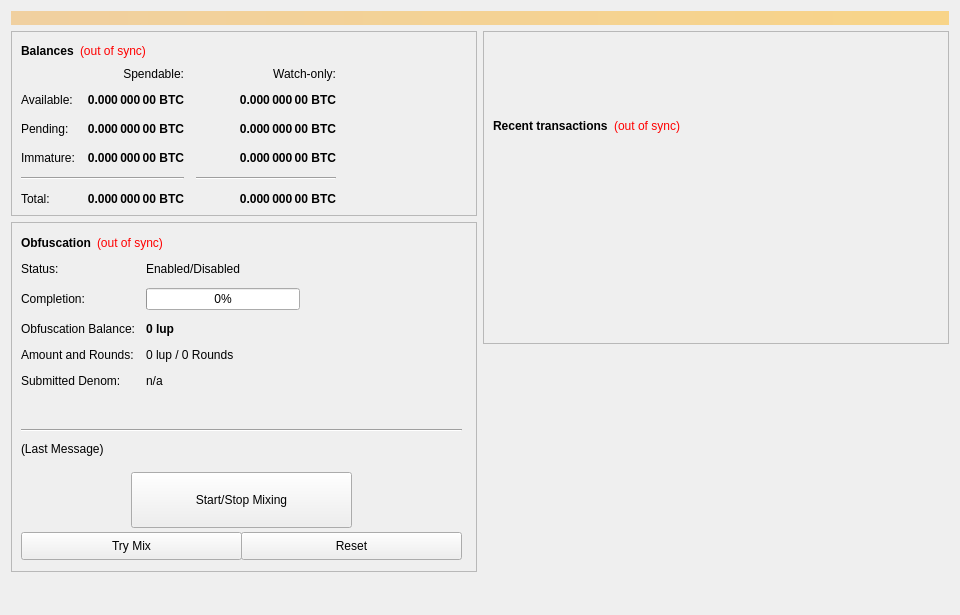
<?xml version="1.0" encoding="UTF-8"?>
<ui version="4.0">
 <class>OverviewPage</class>
 <widget class="QWidget" name="OverviewPage">
  <property name="geometry">
   <rect>
    <x>0</x>
    <y>0</y>
    <width>960</width>
    <height>615</height>
   </rect>
  </property>
  <property name="minimumSize">
   <size>
    <width>960</width>
    <height>0</height>
   </size>
  </property>
  <property name="windowTitle">
   <string>Form</string>
  </property>
  <layout class="QVBoxLayout" name="topLayout">
   <item>
    <widget class="QLabel" name="labelAlerts">
     <property name="visible">
      <bool>false</bool>
     </property>
     <property name="styleSheet">
      <string notr="true">background-color: qlineargradient(x1: 0, y1: 0, x2: 1, y2: 0, stop:0 #F0D0A0, stop:1 #F8D488); color:#000000;</string>
     </property>
     <property name="wordWrap">
      <bool>true</bool>
     </property>
     <property name="margin">
      <number>3</number>
     </property>
    </widget>
   </item>
   <item>
    <layout class="QHBoxLayout" name="horizontalLayout" stretch="1,1">
     <item>
      <layout class="QVBoxLayout" name="verticalLayout_2">
       <item>
        <widget class="QFrame" name="frame">
         <property name="frameShape">
          <enum>QFrame::StyledPanel</enum>
         </property>
         <property name="frameShadow">
          <enum>QFrame::Raised</enum>
         </property>
         <layout class="QVBoxLayout" name="verticalLayout_4">
          <item>
           <layout class="QHBoxLayout" name="horizontalLayout_4">
            <item>
             <widget class="QLabel" name="label_5">
              <property name="font">
               <font>
                <weight>75</weight>
                <bold>true</bold>
               </font>
              </property>
              <property name="text">
               <string>Balances</string>
              </property>
             </widget>
            </item>
            <item>
             <widget class="QLabel" name="labelWalletStatus">
              <property name="cursor">
               <cursorShape>WhatsThisCursor</cursorShape>
              </property>
              <property name="toolTip">
               <string>The displayed information may be out of date. Your wallet automatically synchronizes with the 1UP network after a connection is established, but this process has not completed yet.</string>
              </property>
              <property name="styleSheet">
               <string notr="true">QLabel { color: red; }</string>
              </property>
              <property name="text">
               <string notr="true">(out of sync)</string>
              </property>
              <property name="alignment">
               <set>Qt::AlignLeading|Qt::AlignLeft|Qt::AlignVCenter</set>
              </property>
             </widget>
            </item>
            <item>
             <spacer name="horizontalSpacer_3">
              <property name="orientation">
               <enum>Qt::Horizontal</enum>
              </property>
              <property name="sizeHint" stdset="0">
               <size>
                <width>40</width>
                <height>20</height>
               </size>
              </property>
             </spacer>
            </item>
           </layout>
          </item>
          <item>
           <layout class="QGridLayout" name="gridLayout">
            <property name="spacing">
             <number>12</number>
            </property>
            <item row="2" column="2">
             <widget class="QLabel" name="labelWatchPending">
              <property name="font">
               <font>
                <weight>75</weight>
                <bold>true</bold>
               </font>
              </property>
              <property name="cursor">
               <cursorShape>IBeamCursor</cursorShape>
              </property>
              <property name="toolTip">
               <string>Unconfirmed transactions to watch-only addresses</string>
              </property>
              <property name="text">
               <string notr="true">0.000 000 00 BTC</string>
              </property>
              <property name="alignment">
               <set>Qt::AlignRight|Qt::AlignTrailing|Qt::AlignVCenter</set>
              </property>
              <property name="textInteractionFlags">
               <set>Qt::LinksAccessibleByMouse|Qt::TextSelectableByKeyboard|Qt::TextSelectableByMouse</set>
              </property>
             </widget>
            </item>
            <item row="2" column="1">
             <widget class="QLabel" name="labelUnconfirmed">
              <property name="font">
               <font>
                <weight>75</weight>
                <bold>true</bold>
               </font>
              </property>
              <property name="cursor">
               <cursorShape>IBeamCursor</cursorShape>
              </property>
              <property name="toolTip">
               <string>Total of transactions that have yet to be confirmed, and do not yet count toward the spendable balance</string>
              </property>
              <property name="text">
               <string notr="true">0.000 000 00 BTC</string>
              </property>
              <property name="alignment">
               <set>Qt::AlignRight|Qt::AlignTrailing|Qt::AlignVCenter</set>
              </property>
              <property name="textInteractionFlags">
               <set>Qt::LinksAccessibleByMouse|Qt::TextSelectableByKeyboard|Qt::TextSelectableByMouse</set>
              </property>
             </widget>
            </item>
            <item row="3" column="2">
             <widget class="QLabel" name="labelWatchImmature">
              <property name="font">
               <font>
                <weight>75</weight>
                <bold>true</bold>
               </font>
              </property>
              <property name="cursor">
               <cursorShape>IBeamCursor</cursorShape>
              </property>
              <property name="toolTip">
               <string>Staked or masternode rewards in watch-only addresses that has not yet matured</string>
              </property>
              <property name="text">
               <string notr="true">0.000 000 00 BTC</string>
              </property>
              <property name="alignment">
               <set>Qt::AlignRight|Qt::AlignTrailing|Qt::AlignVCenter</set>
              </property>
              <property name="textInteractionFlags">
               <set>Qt::LinksAccessibleByMouse|Qt::TextSelectableByKeyboard|Qt::TextSelectableByMouse</set>
              </property>
             </widget>
            </item>
            <item row="4" column="0" colspan="2">
             <widget class="Line" name="lineSpendableBalance">
              <property name="orientation">
               <enum>Qt::Horizontal</enum>
              </property>
             </widget>
            </item>
            <item row="4" column="2">
             <widget class="Line" name="lineWatchBalance">
              <property name="sizePolicy">
               <sizepolicy hsizetype="Preferred" vsizetype="Fixed">
                <horstretch>0</horstretch>
                <verstretch>0</verstretch>
               </sizepolicy>
              </property>
              <property name="minimumSize">
               <size>
                <width>140</width>
                <height>0</height>
               </size>
              </property>
              <property name="orientation">
               <enum>Qt::Horizontal</enum>
              </property>
             </widget>
            </item>
            <item row="5" column="0">
             <widget class="QLabel" name="labelTotalText">
              <property name="text">
               <string>Total:</string>
              </property>
             </widget>
            </item>
            <item row="3" column="1">
             <widget class="QLabel" name="labelImmature">
              <property name="font">
               <font>
                <weight>75</weight>
                <bold>true</bold>
               </font>
              </property>
              <property name="cursor">
               <cursorShape>IBeamCursor</cursorShape>
              </property>
              <property name="toolTip">
               <string>Staked or masternode rewards that has not yet matured</string>
              </property>
              <property name="text">
               <string notr="true">0.000 000 00 BTC</string>
              </property>
              <property name="alignment">
               <set>Qt::AlignRight|Qt::AlignTrailing|Qt::AlignVCenter</set>
              </property>
              <property name="textInteractionFlags">
               <set>Qt::LinksAccessibleByMouse|Qt::TextSelectableByKeyboard|Qt::TextSelectableByMouse</set>
              </property>
             </widget>
            </item>
            <item row="2" column="3">
             <spacer name="horizontalSpacer_2">
              <property name="orientation">
               <enum>Qt::Horizontal</enum>
              </property>
              <property name="sizeHint" stdset="0">
               <size>
                <width>40</width>
                <height>20</height>
               </size>
              </property>
             </spacer>
            </item>
            <item row="3" column="0">
             <widget class="QLabel" name="labelImmatureText">
              <property name="text">
               <string>Immature:</string>
              </property>
             </widget>
            </item>
            <item row="5" column="1">
             <widget class="QLabel" name="labelTotal">
              <property name="font">
               <font>
                <weight>75</weight>
                <bold>true</bold>
               </font>
              </property>
              <property name="cursor">
               <cursorShape>IBeamCursor</cursorShape>
              </property>
              <property name="toolTip">
               <string>Your current total balance</string>
              </property>
              <property name="text">
               <string notr="true">0.000 000 00 BTC</string>
              </property>
              <property name="alignment">
               <set>Qt::AlignRight|Qt::AlignTrailing|Qt::AlignVCenter</set>
              </property>
              <property name="textInteractionFlags">
               <set>Qt::LinksAccessibleByMouse|Qt::TextSelectableByKeyboard|Qt::TextSelectableByMouse</set>
              </property>
             </widget>
            </item>
            <item row="5" column="2">
             <widget class="QLabel" name="labelWatchTotal">
              <property name="font">
               <font>
                <weight>75</weight>
                <bold>true</bold>
               </font>
              </property>
              <property name="cursor">
               <cursorShape>IBeamCursor</cursorShape>
              </property>
              <property name="toolTip">
               <string>Current total balance in watch-only addresses</string>
              </property>
              <property name="text">
               <string notr="true">0.000 000 00 BTC</string>
              </property>
              <property name="alignment">
               <set>Qt::AlignRight|Qt::AlignTrailing|Qt::AlignVCenter</set>
              </property>
              <property name="textInteractionFlags">
               <set>Qt::LinksAccessibleByMouse|Qt::TextSelectableByKeyboard|Qt::TextSelectableByMouse</set>
              </property>
             </widget>
            </item>
            <item row="0" column="2">
             <widget class="QLabel" name="labelWatchonly">
              <property name="text">
               <string>Watch-only:</string>
              </property>
              <property name="alignment">
               <set>Qt::AlignRight|Qt::AlignTrailing|Qt::AlignVCenter</set>
              </property>
             </widget>
            </item>
            <item row="1" column="0">
             <widget class="QLabel" name="labelBalanceText">
              <property name="text">
               <string>Available:</string>
              </property>
             </widget>
            </item>
            <item row="1" column="1">
             <widget class="QLabel" name="labelBalance">
              <property name="font">
               <font>
                <weight>75</weight>
                <bold>true</bold>
               </font>
              </property>
              <property name="cursor">
               <cursorShape>IBeamCursor</cursorShape>
              </property>
              <property name="toolTip">
               <string>Your current spendable balance</string>
              </property>
              <property name="text">
               <string notr="true">0.000 000 00 BTC</string>
              </property>
              <property name="alignment">
               <set>Qt::AlignRight|Qt::AlignTrailing|Qt::AlignVCenter</set>
              </property>
              <property name="textInteractionFlags">
               <set>Qt::LinksAccessibleByMouse|Qt::TextSelectableByKeyboard|Qt::TextSelectableByMouse</set>
              </property>
             </widget>
            </item>
            <item row="1" column="2">
             <widget class="QLabel" name="labelWatchAvailable">
              <property name="font">
               <font>
                <weight>75</weight>
                <bold>true</bold>
               </font>
              </property>
              <property name="cursor">
               <cursorShape>IBeamCursor</cursorShape>
              </property>
              <property name="toolTip">
               <string>Your current balance in watch-only addresses</string>
              </property>
              <property name="text">
               <string notr="true">0.000 000 00 BTC</string>
              </property>
              <property name="alignment">
               <set>Qt::AlignRight|Qt::AlignTrailing|Qt::AlignVCenter</set>
              </property>
              <property name="textInteractionFlags">
               <set>Qt::LinksAccessibleByMouse|Qt::TextSelectableByKeyboard|Qt::TextSelectableByMouse</set>
              </property>
             </widget>
            </item>
            <item row="2" column="0">
             <widget class="QLabel" name="labelPendingText">
              <property name="text">
               <string>Pending:</string>
              </property>
             </widget>
            </item>
            <item row="0" column="1">
             <widget class="QLabel" name="labelSpendable">
              <property name="text">
               <string>Spendable:</string>
              </property>
              <property name="alignment">
               <set>Qt::AlignRight|Qt::AlignTrailing|Qt::AlignVCenter</set>
              </property>
             </widget>
            </item>
           </layout>
          </item>
         </layout>
        </widget>
       </item>
       <item>
        <widget class="QFrame" name="frameObfuscation">
         <property name="minimumSize">
          <size>
           <width>0</width>
           <height>350</height>
          </size>
         </property>
         <property name="layoutDirection">
          <enum>Qt::LeftToRight</enum>
         </property>
         <property name="frameShape">
          <enum>QFrame::StyledPanel</enum>
         </property>
         <property name="frameShadow">
          <enum>QFrame::Raised</enum>
         </property>
         <widget class="QWidget" name="formLayoutWidget">
          <property name="geometry">
           <rect>
            <x>10</x>
            <y>40</y>
            <width>451</width>
            <height>161</height>
           </rect>
          </property>
          <layout class="QFormLayout" name="formLayout">
           <property name="fieldGrowthPolicy">
            <enum>QFormLayout::AllNonFixedFieldsGrow</enum>
           </property>
           <property name="horizontalSpacing">
            <number>11</number>
           </property>
           <property name="verticalSpacing">
            <number>12</number>
           </property>
           <item row="0" column="0">
            <widget class="QLabel" name="label_6">
             <property name="text">
              <string>Status:</string>
             </property>
            </widget>
           </item>
           <item row="1" column="0">
            <widget class="QLabel" name="label_7">
             <property name="text">
              <string>Completion:</string>
             </property>
            </widget>
           </item>
           <item row="1" column="1">
            <widget class="QProgressBar" name="obfuscationProgress">
             <property name="maximumSize">
              <size>
               <width>154</width>
               <height>16777215</height>
              </size>
             </property>
             <property name="value">
              <number>0</number>
             </property>
            </widget>
           </item>
           <item row="2" column="0">
            <widget class="QLabel" name="labelAnonymizedText">
             <property name="text">
              <string>Obfuscation Balance:</string>
             </property>
            </widget>
           </item>
           <item row="2" column="1">
            <widget class="QLabel" name="labelAnonymized">
             <property name="font">
              <font>
               <weight>75</weight>
               <bold>true</bold>
              </font>
             </property>
             <property name="text">
              <string notr="true">0 lup</string>
             </property>
            </widget>
           </item>
           <item row="3" column="0">
            <widget class="QLabel" name="label_8">
             <property name="text">
              <string>Amount and Rounds:</string>
             </property>
            </widget>
           </item>
           <item row="3" column="1">
            <widget class="QLabel" name="labelAmountRounds">
             <property name="text">
              <string>0 lup / 0 Rounds</string>
             </property>
            </widget>
           </item>
           <item row="4" column="0">
            <widget class="QLabel" name="label_9">
             <property name="text">
              <string>Submitted Denom:</string>
             </property>
            </widget>
           </item>
           <item row="4" column="1">
            <widget class="QLabel" name="labelSubmittedDenom">
             <property name="toolTip">
              <string>The denominations you submitted to the Masternode.&lt;br&gt;To mix, other users must submit the exact same denominations.</string>
             </property>
             <property name="text">
              <string>n/a</string>
             </property>
            </widget>
           </item>
           <item row="0" column="1">
            <widget class="QLabel" name="obfuscationEnabled">
             <property name="text">
              <string>Enabled/Disabled</string>
             </property>
            </widget>
           </item>
          </layout>
         </widget>
         <widget class="QPushButton" name="runAutoDenom">
          <property name="geometry">
           <rect>
            <x>251</x>
            <y>17</y>
            <width>1</width>
            <height>1</height>
           </rect>
          </property>
          <property name="palette">
           <palette>
            <active>
             <colorrole role="WindowText">
              <brush brushstyle="SolidPattern">
               <color alpha="255">
                <red>0</red>
                <green>0</green>
                <blue>0</blue>
               </color>
              </brush>
             </colorrole>
             <colorrole role="Button">
              <brush brushstyle="SolidPattern">
               <color alpha="255">
                <red>239</red>
                <green>238</green>
                <blue>238</blue>
               </color>
              </brush>
             </colorrole>
             <colorrole role="Light">
              <brush brushstyle="SolidPattern">
               <color alpha="255">
                <red>255</red>
                <green>255</green>
                <blue>255</blue>
               </color>
              </brush>
             </colorrole>
             <colorrole role="Midlight">
              <brush brushstyle="SolidPattern">
               <color alpha="255">
                <red>247</red>
                <green>246</green>
                <blue>246</blue>
               </color>
              </brush>
             </colorrole>
             <colorrole role="Dark">
              <brush brushstyle="SolidPattern">
               <color alpha="255">
                <red>119</red>
                <green>119</green>
                <blue>119</blue>
               </color>
              </brush>
             </colorrole>
             <colorrole role="Mid">
              <brush brushstyle="SolidPattern">
               <color alpha="255">
                <red>159</red>
                <green>159</green>
                <blue>159</blue>
               </color>
              </brush>
             </colorrole>
             <colorrole role="Text">
              <brush brushstyle="SolidPattern">
               <color alpha="255">
                <red>0</red>
                <green>0</green>
                <blue>0</blue>
               </color>
              </brush>
             </colorrole>
             <colorrole role="BrightText">
              <brush brushstyle="SolidPattern">
               <color alpha="255">
                <red>255</red>
                <green>255</green>
                <blue>255</blue>
               </color>
              </brush>
             </colorrole>
             <colorrole role="ButtonText">
              <brush brushstyle="SolidPattern">
               <color alpha="255">
                <red>0</red>
                <green>0</green>
                <blue>0</blue>
               </color>
              </brush>
             </colorrole>
             <colorrole role="Base">
              <brush brushstyle="SolidPattern">
               <color alpha="255">
                <red>255</red>
                <green>255</green>
                <blue>255</blue>
               </color>
              </brush>
             </colorrole>
             <colorrole role="Window">
              <brush brushstyle="SolidPattern">
               <color alpha="255">
                <red>239</red>
                <green>238</green>
                <blue>238</blue>
               </color>
              </brush>
             </colorrole>
             <colorrole role="Shadow">
              <brush brushstyle="SolidPattern">
               <color alpha="255">
                <red>0</red>
                <green>0</green>
                <blue>0</blue>
               </color>
              </brush>
             </colorrole>
             <colorrole role="AlternateBase">
              <brush brushstyle="SolidPattern">
               <color alpha="255">
                <red>247</red>
                <green>246</green>
                <blue>246</blue>
               </color>
              </brush>
             </colorrole>
             <colorrole role="ToolTipBase">
              <brush brushstyle="SolidPattern">
               <color alpha="255">
                <red>255</red>
                <green>255</green>
                <blue>220</blue>
               </color>
              </brush>
             </colorrole>
             <colorrole role="ToolTipText">
              <brush brushstyle="SolidPattern">
               <color alpha="255">
                <red>0</red>
                <green>0</green>
                <blue>0</blue>
               </color>
              </brush>
             </colorrole>
            </active>
            <inactive>
             <colorrole role="WindowText">
              <brush brushstyle="SolidPattern">
               <color alpha="255">
                <red>0</red>
                <green>0</green>
                <blue>0</blue>
               </color>
              </brush>
             </colorrole>
             <colorrole role="Button">
              <brush brushstyle="SolidPattern">
               <color alpha="255">
                <red>239</red>
                <green>238</green>
                <blue>238</blue>
               </color>
              </brush>
             </colorrole>
             <colorrole role="Light">
              <brush brushstyle="SolidPattern">
               <color alpha="255">
                <red>255</red>
                <green>255</green>
                <blue>255</blue>
               </color>
              </brush>
             </colorrole>
             <colorrole role="Midlight">
              <brush brushstyle="SolidPattern">
               <color alpha="255">
                <red>247</red>
                <green>246</green>
                <blue>246</blue>
               </color>
              </brush>
             </colorrole>
             <colorrole role="Dark">
              <brush brushstyle="SolidPattern">
               <color alpha="255">
                <red>119</red>
                <green>119</green>
                <blue>119</blue>
               </color>
              </brush>
             </colorrole>
             <colorrole role="Mid">
              <brush brushstyle="SolidPattern">
               <color alpha="255">
                <red>159</red>
                <green>159</green>
                <blue>159</blue>
               </color>
              </brush>
             </colorrole>
             <colorrole role="Text">
              <brush brushstyle="SolidPattern">
               <color alpha="255">
                <red>0</red>
                <green>0</green>
                <blue>0</blue>
               </color>
              </brush>
             </colorrole>
             <colorrole role="BrightText">
              <brush brushstyle="SolidPattern">
               <color alpha="255">
                <red>255</red>
                <green>255</green>
                <blue>255</blue>
               </color>
              </brush>
             </colorrole>
             <colorrole role="ButtonText">
              <brush brushstyle="SolidPattern">
               <color alpha="255">
                <red>0</red>
                <green>0</green>
                <blue>0</blue>
               </color>
              </brush>
             </colorrole>
             <colorrole role="Base">
              <brush brushstyle="SolidPattern">
               <color alpha="255">
                <red>255</red>
                <green>255</green>
                <blue>255</blue>
               </color>
              </brush>
             </colorrole>
             <colorrole role="Window">
              <brush brushstyle="SolidPattern">
               <color alpha="255">
                <red>239</red>
                <green>238</green>
                <blue>238</blue>
               </color>
              </brush>
             </colorrole>
             <colorrole role="Shadow">
              <brush brushstyle="SolidPattern">
               <color alpha="255">
                <red>0</red>
                <green>0</green>
                <blue>0</blue>
               </color>
              </brush>
             </colorrole>
             <colorrole role="AlternateBase">
              <brush brushstyle="SolidPattern">
               <color alpha="255">
                <red>247</red>
                <green>246</green>
                <blue>246</blue>
               </color>
              </brush>
             </colorrole>
             <colorrole role="ToolTipBase">
              <brush brushstyle="SolidPattern">
               <color alpha="255">
                <red>255</red>
                <green>255</green>
                <blue>220</blue>
               </color>
              </brush>
             </colorrole>
             <colorrole role="ToolTipText">
              <brush brushstyle="SolidPattern">
               <color alpha="255">
                <red>0</red>
                <green>0</green>
                <blue>0</blue>
               </color>
              </brush>
             </colorrole>
            </inactive>
            <disabled>
             <colorrole role="WindowText">
              <brush brushstyle="SolidPattern">
               <color alpha="255">
                <red>119</red>
                <green>119</green>
                <blue>119</blue>
               </color>
              </brush>
             </colorrole>
             <colorrole role="Button">
              <brush brushstyle="SolidPattern">
               <color alpha="255">
                <red>239</red>
                <green>238</green>
                <blue>238</blue>
               </color>
              </brush>
             </colorrole>
             <colorrole role="Light">
              <brush brushstyle="SolidPattern">
               <color alpha="255">
                <red>255</red>
                <green>255</green>
                <blue>255</blue>
               </color>
              </brush>
             </colorrole>
             <colorrole role="Midlight">
              <brush brushstyle="SolidPattern">
               <color alpha="255">
                <red>247</red>
                <green>246</green>
                <blue>246</blue>
               </color>
              </brush>
             </colorrole>
             <colorrole role="Dark">
              <brush brushstyle="SolidPattern">
               <color alpha="255">
                <red>119</red>
                <green>119</green>
                <blue>119</blue>
               </color>
              </brush>
             </colorrole>
             <colorrole role="Mid">
              <brush brushstyle="SolidPattern">
               <color alpha="255">
                <red>159</red>
                <green>159</green>
                <blue>159</blue>
               </color>
              </brush>
             </colorrole>
             <colorrole role="Text">
              <brush brushstyle="SolidPattern">
               <color alpha="255">
                <red>119</red>
                <green>119</green>
                <blue>119</blue>
               </color>
              </brush>
             </colorrole>
             <colorrole role="BrightText">
              <brush brushstyle="SolidPattern">
               <color alpha="255">
                <red>255</red>
                <green>255</green>
                <blue>255</blue>
               </color>
              </brush>
             </colorrole>
             <colorrole role="ButtonText">
              <brush brushstyle="SolidPattern">
               <color alpha="255">
                <red>119</red>
                <green>119</green>
                <blue>119</blue>
               </color>
              </brush>
             </colorrole>
             <colorrole role="Base">
              <brush brushstyle="SolidPattern">
               <color alpha="255">
                <red>239</red>
                <green>238</green>
                <blue>238</blue>
               </color>
              </brush>
             </colorrole>
             <colorrole role="Window">
              <brush brushstyle="SolidPattern">
               <color alpha="255">
                <red>239</red>
                <green>238</green>
                <blue>238</blue>
               </color>
              </brush>
             </colorrole>
             <colorrole role="Shadow">
              <brush brushstyle="SolidPattern">
               <color alpha="255">
                <red>0</red>
                <green>0</green>
                <blue>0</blue>
               </color>
              </brush>
             </colorrole>
             <colorrole role="AlternateBase">
              <brush brushstyle="SolidPattern">
               <color alpha="255">
                <red>239</red>
                <green>238</green>
                <blue>238</blue>
               </color>
              </brush>
             </colorrole>
             <colorrole role="ToolTipBase">
              <brush brushstyle="SolidPattern">
               <color alpha="255">
                <red>255</red>
                <green>255</green>
                <blue>220</blue>
               </color>
              </brush>
             </colorrole>
             <colorrole role="ToolTipText">
              <brush brushstyle="SolidPattern">
               <color alpha="255">
                <red>0</red>
                <green>0</green>
                <blue>0</blue>
               </color>
              </brush>
             </colorrole>
            </disabled>
           </palette>
          </property>
          <property name="focusPolicy">
           <enum>Qt::NoFocus</enum>
          </property>
          <property name="autoFillBackground">
           <bool>true</bool>
          </property>
          <property name="text">
           <string/>
          </property>
          <property name="flat">
           <bool>true</bool>
          </property>
         </widget>
         <widget class="QPushButton" name="toggleObfuscation">
          <property name="geometry">
           <rect>
            <x>120</x>
            <y>250</y>
            <width>221</width>
            <height>56</height>
           </rect>
          </property>
          <property name="sizePolicy">
           <sizepolicy hsizetype="MinimumExpanding" vsizetype="Fixed">
            <horstretch>0</horstretch>
            <verstretch>0</verstretch>
           </sizepolicy>
          </property>
          <property name="text">
           <string>Start/Stop Mixing</string>
          </property>
         </widget>
         <widget class="Line" name="lineLastMessage">
          <property name="geometry">
           <rect>
            <x>10</x>
            <y>200</y>
            <width>441</width>
            <height>16</height>
           </rect>
          </property>
          <property name="orientation">
           <enum>Qt::Horizontal</enum>
          </property>
         </widget>
         <widget class="QLabel" name="obfuscationStatus">
          <property name="geometry">
           <rect>
            <x>10</x>
            <y>220</y>
            <width>451</width>
            <height>61</height>
           </rect>
          </property>
          <property name="minimumSize">
           <size>
            <width>288</width>
            <height>43</height>
           </size>
          </property>
          <property name="text">
           <string>(Last Message)</string>
          </property>
          <property name="alignment">
           <set>Qt::AlignLeading|Qt::AlignLeft|Qt::AlignTop</set>
          </property>
          <property name="wordWrap">
           <bool>true</bool>
          </property>
         </widget>
         <widget class="QPushButton" name="obfuscationAuto">
          <property name="geometry">
           <rect>
            <x>10</x>
            <y>310</y>
            <width>221</width>
            <height>28</height>
           </rect>
          </property>
          <property name="sizePolicy">
           <sizepolicy hsizetype="MinimumExpanding" vsizetype="Fixed">
            <horstretch>0</horstretch>
            <verstretch>0</verstretch>
           </sizepolicy>
          </property>
          <property name="toolTip">
           <string>Try to manually submit a Obfuscation request.</string>
          </property>
          <property name="text">
           <string>Try Mix</string>
          </property>
         </widget>
         <widget class="QPushButton" name="obfuscationReset">
          <property name="geometry">
           <rect>
            <x>230</x>
            <y>310</y>
            <width>221</width>
            <height>28</height>
           </rect>
          </property>
          <property name="sizePolicy">
           <sizepolicy hsizetype="MinimumExpanding" vsizetype="Fixed">
            <horstretch>0</horstretch>
            <verstretch>0</verstretch>
           </sizepolicy>
          </property>
          <property name="toolTip">
           <string>Reset the current status of Obfuscation (can interrupt Obfuscation if it's in the process of Mixing, which can cost you money!)</string>
          </property>
          <property name="autoFillBackground">
           <bool>false</bool>
          </property>
          <property name="text">
           <string>Reset</string>
          </property>
         </widget>
         <widget class="QWidget" name="layoutWidget">
          <property name="geometry">
           <rect>
            <x>10</x>
            <y>10</y>
            <width>431</width>
            <height>22</height>
           </rect>
          </property>
          <layout class="QHBoxLayout" name="horizontalLayout_5">
           <item>
            <widget class="QLabel" name="label_2">
             <property name="font">
              <font>
               <weight>75</weight>
               <bold>true</bold>
              </font>
             </property>
             <property name="text">
              <string>Obfuscation</string>
             </property>
            </widget>
           </item>
           <item>
            <widget class="QLabel" name="labelObfuscationSyncStatus">
             <property name="toolTip">
              <string>The displayed information may be out of date. Your wallet automatically synchronizes with the 1UP network after a connection is established, but this process has not completed yet.</string>
             </property>
             <property name="styleSheet">
              <string notr="true">QLabel { color: red; }</string>
             </property>
             <property name="text">
              <string notr="true">(out of sync)</string>
             </property>
             <property name="alignment">
              <set>Qt::AlignLeading|Qt::AlignLeft|Qt::AlignVCenter</set>
             </property>
            </widget>
           </item>
           <item>
            <spacer name="horizontalSpacer_4">
             <property name="orientation">
              <enum>Qt::Horizontal</enum>
             </property>
             <property name="sizeHint" stdset="0">
              <size>
               <width>40</width>
               <height>20</height>
              </size>
             </property>
            </spacer>
           </item>
          </layout>
         </widget>
        </widget>
       </item>
       <item>
        <spacer name="verticalSpacer">
         <property name="orientation">
          <enum>Qt::Vertical</enum>
         </property>
         <property name="sizeHint" stdset="0">
          <size>
           <width>20</width>
           <height>40</height>
          </size>
         </property>
        </spacer>
       </item>
      </layout>
     </item>
     <item>
      <layout class="QVBoxLayout" name="verticalLayout_3">
       <item>
        <widget class="QFrame" name="frame_2">
         <property name="frameShape">
          <enum>QFrame::StyledPanel</enum>
         </property>
         <property name="frameShadow">
          <enum>QFrame::Raised</enum>
         </property>
         <layout class="QVBoxLayout" name="verticalLayout">
          <item>
           <spacer name="verticalSpacer_3">
            <property name="orientation">
             <enum>Qt::Vertical</enum>
            </property>
            <property name="sizeType">
             <enum>QSizePolicy::Fixed</enum>
            </property>
            <property name="sizeHint" stdset="0">
             <size>
              <width>20</width>
              <height>75</height>
             </size>
            </property>
           </spacer>
          </item>
          <item>
           <layout class="QHBoxLayout" name="horizontalLayout_2">
            <item>
             <widget class="QLabel" name="label_4">
              <property name="font">
               <font>
                <weight>75</weight>
                <bold>true</bold>
               </font>
              </property>
              <property name="text">
               <string>Recent transactions</string>
              </property>
             </widget>
            </item>
            <item>
             <widget class="QLabel" name="labelTransactionsStatus">
              <property name="cursor">
               <cursorShape>WhatsThisCursor</cursorShape>
              </property>
              <property name="toolTip">
               <string>The displayed information may be out of date. Your wallet automatically synchronizes with the 1UP network after a connection is established, but this process has not completed yet.</string>
              </property>
              <property name="styleSheet">
               <string notr="true">QLabel { color: red; }</string>
              </property>
              <property name="text">
               <string notr="true">(out of sync)</string>
              </property>
              <property name="alignment">
               <set>Qt::AlignRight|Qt::AlignTrailing|Qt::AlignVCenter</set>
              </property>
             </widget>
            </item>
            <item>
             <spacer name="horizontalSpacer">
              <property name="orientation">
               <enum>Qt::Horizontal</enum>
              </property>
              <property name="sizeHint" stdset="0">
               <size>
                <width>40</width>
                <height>20</height>
               </size>
              </property>
             </spacer>
            </item>
           </layout>
          </item>
          <item>
           <widget class="QListView" name="listTransactions">
            <property name="styleSheet">
             <string notr="true">QListView { background: transparent; }</string>
            </property>
            <property name="frameShape">
             <enum>QFrame::NoFrame</enum>
            </property>
            <property name="verticalScrollBarPolicy">
             <enum>Qt::ScrollBarAlwaysOff</enum>
            </property>
            <property name="horizontalScrollBarPolicy">
             <enum>Qt::ScrollBarAlwaysOff</enum>
            </property>
            <property name="selectionMode">
             <enum>QAbstractItemView::NoSelection</enum>
            </property>
           </widget>
          </item>
         </layout>
        </widget>
       </item>
       <item>
        <spacer name="verticalSpacer_2">
         <property name="orientation">
          <enum>Qt::Vertical</enum>
         </property>
         <property name="sizeType">
          <enum>QSizePolicy::Expanding</enum>
         </property>
         <property name="sizeHint" stdset="0">
          <size>
           <width>20</width>
           <height>40</height>
          </size>
         </property>
        </spacer>
       </item>
      </layout>
     </item>
    </layout>
   </item>
  </layout>
 </widget>
 <resources/>
 <connections/>
</ui>
